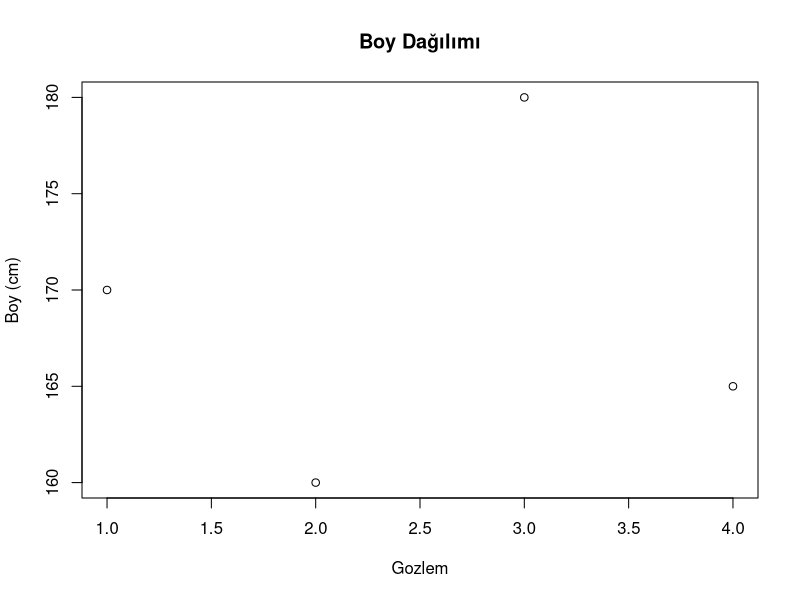

Write R code to recreate this figure.
## ---- chunk 1
#| echo: false
#| message: false
#| warning: false
#| label: tbl-cinsiyet-boy
#| tbl-cap: Cinsiyet ve boy tablosu

# Örnek veri çerçevesi
df <- data.frame(
  Cinsiyet = c("Erkek", "Kadın", "Erkek", "Kadın"),
  Boy      = c(170, 160, 180, 165)
)

# Tabloyu ekrana bas
knitr::kable(df, col.names = c("Cinsiyet", "Boy (cm)"))
## ---- chunk 2
#| echo: false
#| message: false
#| warning: false
#| label: fig-cinsiyet-boy
#| fig-cap: Boy dağılımı

plot(df$Boy, 
     main = "Boy Dağılımı", 
     ylab = "Boy (cm)", 
     xlab = "Gozlem")
